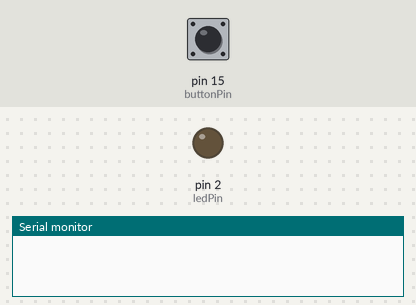
Recording of a sketch running on a simulated Arduino Uno, built with avr-gcc and run on an emulated ATmega328P. Parts: output pins drawn as LEDs (lit = HIGH), the last lines printed to the serial monitor. The inputs (shaded band) are chosen by the test bench; at power-on: pin 15 (buttonPin) HIGH.

Above: at 1.2 s.
1.3 s: pin 15 (buttonPin) pulled LOW for 0.15 s
At 2.5 s:
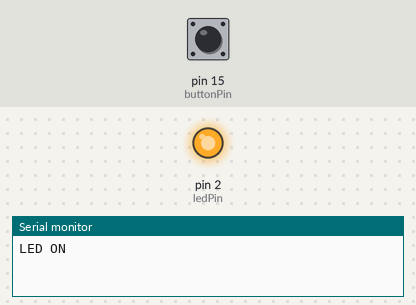
2.9 s: pin 15 (buttonPin) pulled LOW for 1 s
At 3.9 s:
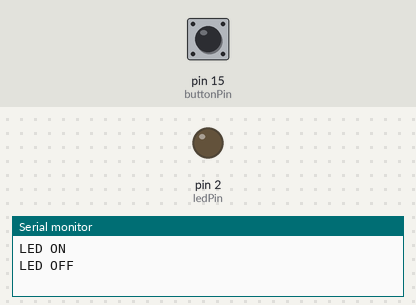
5.4 s: pin 15 (buttonPin) pulled LOW for 3.2 s
At 5.8 s:
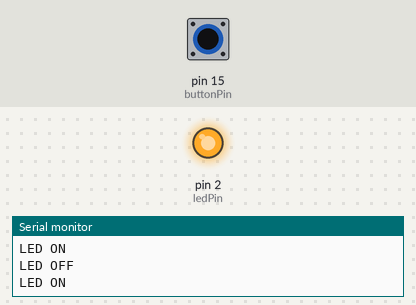
Timing chart, 0 to 8.4 s (numbered marks = the images above; inputs shaded):
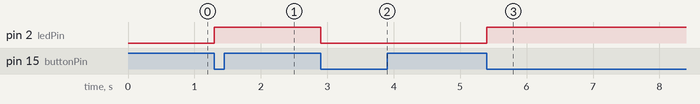

The sketch:

turn_on_of_led.ino
```cpp
const int buttonPin = 15;  // Chân nút
const int ledPin = 2;      // Chân LED

bool lastButtonState = HIGH; // Trạng thái nút lần trước (mặc định HIGH với INPUT_PULLUP)
bool ledState = false;       // Trạng thái LED hiện tại

void setup() {
  Serial.begin(115200);
  pinMode(buttonPin, INPUT_PULLUP); // Sử dụng nội bộ pull-up cho nút
  pinMode(ledPin, OUTPUT);          // Cấu hình chân LED làm OUTPUT
  digitalWrite(ledPin, ledState);   // Đảm bảo LED ban đầu tắt
}

void loop() {
  bool currentButtonState = digitalRead(buttonPin);

  // Nếu nút chuyển từ không nhấn (HIGH) sang nhấn (LOW)
  if (lastButtonState == HIGH && currentButtonState == LOW) {
    // Toggle trạng thái LED
    ledState = !ledState;
    digitalWrite(ledPin, ledState);

    // In thông báo trên Serial Monitor
    Serial.println(ledState ? "LED ON" : "LED OFF");

    // Chờ một chút để tránh hiện tượng rung (debounce)
    delay(50);
  }

  // Cập nhật trạng thái nút lần trước
  lastButtonState = currentButtonState;
}
```

Measured:
- after the input at 1.3 s, pin 2 (ledPin): LOW → HIGH at once
- after the input at 2.9 s, pin 2 (ledPin): HIGH → LOW at once
- after the input at 5.4 s, pin 2 (ledPin): LOW → HIGH at once
